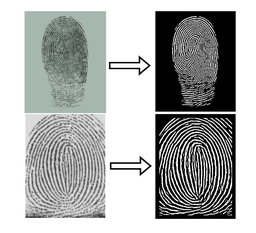
#> input picture fp_img.png, 256 x 233 px, shrunk from 525 x 478 before the run
$ python -i 'Utility File.py'   (imports and definitions only)
#> lines starting #> are read from the running program, lines starting #| are printed output that depends on the picture
import matplotlib.pyplot as plt
import numpy as np
import scipy.ndimage as ndimage
import scipy.signal as signal

def showImage(image, label, vmin=0.0, vmax=1.0):
    plt.figure().suptitle(label)
    plt.imshow(image, cmap="gray", vmin=vmin, vmax=vmax)

# [63 lines left out: functions showOrientations, drawImage, normalize, localNormalize, binarize, kernelFromFunction, not called in this run]

def sobelKernelX():

    return np.array([[-1,  0,  1],
                     [-2,  0,  2],
                     [-1,  0,  1]])

def sobelKernelY():

    return np.array([[-1, -2, -1],
                     [ 0,  0,  0],
                     [ 1,  2,  1]])

def convolve(image, kernel, origin=None, shape=None, pad=True):

    if not origin:
        origin = (0, 0)

    if not shape:
        shape = (image.shape[0] - origin[0], image.shape[1] - origin[1])

    result = np.empty(shape)

    if callable(kernel):
        k = kernel(0, 0)
    else:
        k = kernel

    kernelOrigin = (-k.shape[0] // 2, -k.shape[1] // 2)
    kernelShape = k.shape

    topPadding = 0
    leftPadding = 0

    if pad:
        topPadding = max(0, -(origin[0] + kernelOrigin[0]))
        leftPadding = max(0, -(origin[1] + kernelOrigin[1]))
        bottomPadding = max(0, (origin[0] + shape[0] + kernelOrigin[0] + kernelShape[0]) - image.shape[0])
        rightPadding = max(0, (origin[1] + shape[1] + kernelOrigin[1] + kernelShape[1]) - image.shape[1])

        padding = (topPadding, bottomPadding), (leftPadding, rightPadding)

        if np.max(padding) > 0.0:
            image = np.pad(image, padding, mode="edge")

    for y in range(shape[0]):
        for x in range(shape[1]):
            iy = topPadding + origin[0] + y + kernelOrigin[0]
            ix = leftPadding + origin[1] + x + kernelOrigin[1]

            block = image[iy:iy+kernelShape[0], ix:ix+kernelShape[1]]
            if callable(kernel):
                result[y, x] = np.sum(block * kernel(y, x))
            else:
                result[y, x] = np.sum(block * kernel)

    return result

# [16 lines left out: function findMask, not called in this run]

def averageOrientation(orientations, weights=None, deviation=False):

    orientations = np.asarray(orientations).flatten()
    o = orientations[0]

    aligned = np.where(np.absolute(orientations - o) > np.pi * 0.5,
            np.where(orientations > o, orientations - np.pi, orientations + np.pi),
            orientations)
    if deviation:
        return np.average(aligned, weights=weights) % np.pi, np.std(aligned)
    else:
        return np.average(aligned, weights=weights) % np.pi

# [30 lines left out: functions averageFrequency, rotateAndCrop, not called in this run]

def estimateOrientations(image, w=16, interpolate=True):


    height, width = image.shape
    image = ndimage.filters.gaussian_filter(image, 2.0)
    G_x = convolve(image, sobelKernelX())
    G_y = convolve(image, sobelKernelY())
    yblocks, xblocks = height // w, width // w
    O = np.empty((yblocks, xblocks))
    for j in range(yblocks):
        for i in range(xblocks):
            V_y, V_x = 0, 0
            for v in range(w):
                for u in range(w):
                    V_x += 2 * G_x[j*w+v, i*w+u] * G_y[j*w+v, i*w+u]
                    V_y += G_x[j*w+v, i*w+u] ** 2 - G_y[j*w+v, i*w+u] ** 2

            O[j, i] = np.arctan2(V_x, V_y) * 0.5
    O = (O + np.pi * 0.5) % np.pi

    orientations = np.full(image.shape, -1.0)
    O_p = np.empty(O.shape)
    O = np.pad(O, 2, mode="edge")
    for y in range(yblocks):
        for x in range(xblocks):
            surrounding = O[y:y+5, x:x+5]
            orientation, deviation = averageOrientation(surrounding, deviation=True)
            if deviation > 0.5:
                orientation = O[y+2, x+2]
            O_p[y, x] = orientation
    O = O_p

    orientations = np.full(image.shape, -1.0)
    if interpolate:
        hw = w // 2
        for y in range(yblocks - 1):
            for x in range(xblocks - 1):
                for iy in range(w):
                    for ix in range(w):
                        orientations[y*w+hw+iy, x*w+hw+ix] = averageOrientation(
                                [O[y, x], O[y+1, x], O[y, x+1], O[y+1, x+1]],
                                [iy + ix, w - iy + ix, iy + w - ix, w - iy + w - ix])
    else:
        for y in range(yblocks):
            for x in range(xblocks):
                orientations[y*w:(y+1)*w, x*w:(x+1)*w] = O[y, x]

    return orientations

# [43 lines left out: function estimateFrequencies, not called in this run]

>>> import cv2
>>> picture = cv2.imread('fp_img.png', cv2.IMREAD_GRAYSCALE)
#> picture: shape (233, 256); min 0, max 255, mean 175.5
>>> result = estimateOrientations(picture)
#> in estimateOrientations, `image = ndimage.filters.gaussian_filter(image, 2.0)`:
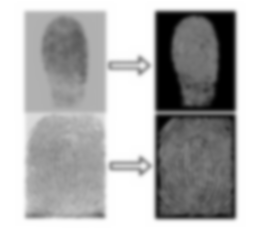
#> image: shape (233, 256); min 0, max 255, mean 174.8
#> in convolve, `k = kernel`: k = [[-1, 0, 1], [-2, 0, 2], [-1, 0, 1]]
#> in convolve, `image = np.pad(image, padding, mode="edge")`:
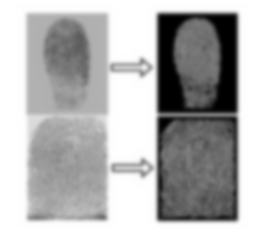
#> image: shape (236, 259); min 0, max 255, mean 176.7
#> after the loop in convolve, `for y in range(shape[0]):`:
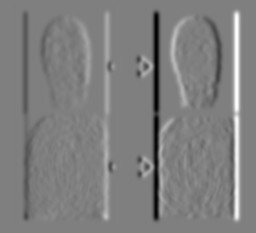
#> result: shape (233, 256) float64; min -380, max 380, mean 0; drawn with min black and max white
#> call 2 of convolve, with kernel = array of shape (3, 3), pad = True
#> in convolve (call 2), `k = kernel`: k = [[-1, -2, -1], [0, 0, 0], [1, 2, 1]]
#> after the loop in convolve (call 2), `for y in range(shape[0]):`:
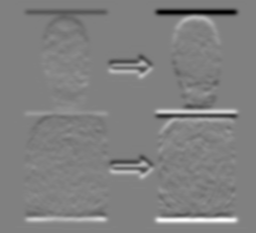
#> result: shape (233, 256) float64; min -380, max 372, mean 0; drawn with min black and max white
#> the loop in estimateOrientations, `for y in range(yblocks - 1):` made 13 passes
#> after the loop in estimateOrientations, `for y in range(yblocks - 1):`:
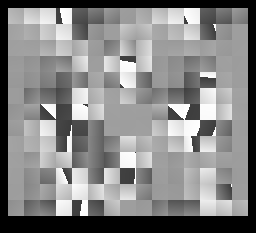
#> orientations: shape (233, 256) float64; min -1, max 3.14, mean 1.17; drawn with min black and max white
